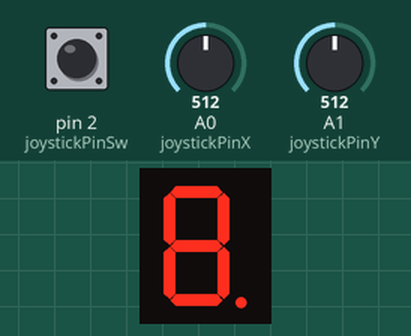
Recording of a sketch running on a simulated Arduino Uno, built with avr-gcc and run on an emulated ATmega328P. On the bench: 1-digit seven-segment display. Wiring (inferred from the names in the program): 1-digit 7-segment display, segments lit when LOW: segments pin 5, pin 6, pin 7, pin 8, pin 9, pin 10, pin 11, pin 4. The inputs (shaded band) are chosen by the test bench; at power-on: A0 (joystickPinX) = 512, A1 (joystickPinY) = 512, pin 2 (joystickPinSw) HIGH. The segment pins are drawn as the display they are named for.

Above: at 0.9 s.
1.3 s: A0 (joystickPinX) set to 290
At 1.5 s:
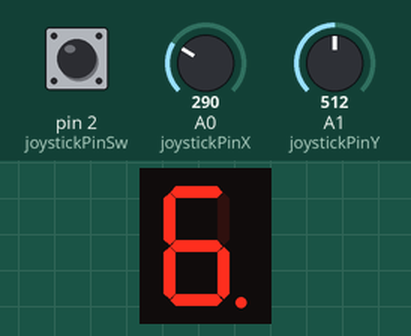
2.9 s: A1 (joystickPinY) set to 301
4.4 s: A1 (joystickPinY) set to 275
At 4.7 s:
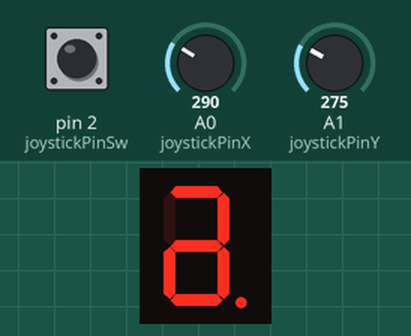
7.3 s: A1 (joystickPinY) set to 792
8.8 s: A1 (joystickPinY) set to 818
At 9.1 s:
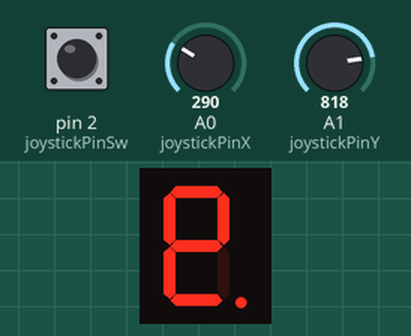
11.7 s: pin 2 (joystickPinSw) pulled LOW for 0.15 s
Timing chart, 0 to 14.3 s (numbered marks = the images above; inputs shaded):
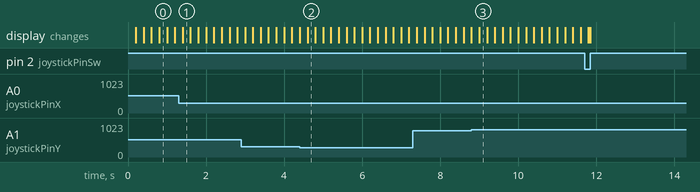

The sketch:

homework3.ino
```cpp
const int possibleMovements = 4;  // LEFT-RIGHT-UP-DOWN
const int baudRate = 9600;
const long blinkInterval = 200;
const int longPressThreshold = 2000;
const int maxJoystickValue = 1023;
int state = 1;
int currentPosition = 7;
int debounceJoystick = 15;
// declaring segments pins
const int pinA = 4;
const int pinB = 5;
const int pinC = 6;
const int pinD = 7;
const int pinE = 8;
const int pinF = 9;
const int pinG = 10;
const int pinDP = 11;
const int segSize = 8;
byte blinkingSegmentState = 0;
int segments[segSize] = {
  pinA, pinB, pinC, pinD, pinE, pinF, pinG, pinDP
};
byte segmentsValues[segSize] = { 0, 0, 0, 0, 0, 0, 0, 0 };  // a  b  c  d  e  f  g dp
const int nextSegmentBasedOnCurrentPosition[segSize][possibleMovements] = {
  // LEFT  RIGHT  UP  DOWN
  { 5, 1, 0, 6 },  // a
  { 5, 1, 0, 6 },  // b
  { 4, 7, 6, 3 },  // c
  { 4, 2, 6, 3 },  // d
  { 4, 2, 6, 3 },  // e
  { 5, 1, 0, 6 },  // f
  { 6, 6, 0, 3 },  // g
  { 2, 7, 7, 7 },  // dp
};

// declaring pins and values for joystick
const int joystickPinSw = 2;  // digital pin connected to switch output
const int joystickPinX = A0;  // A0 - analog pin connected to X output
const int joystickPinY = A1;  // A1 - analog pin connected to Y output
const int upperLimit = 800;
const int lowerLimit = 300;
int left = 0;
int right = 1;
int up = 2;
int down = 3;
byte previousSwReading = 1;
byte swState = LOW;
int xValueJoystick = 0;
int yValueJoystick = 0;
int lastXState = 0;
int lastYState = 0;
// declaring time values
const unsigned long debounceTime = 50;
unsigned long lastButtonInputChange = 0;
unsigned long lastBlinkStateChange = 0;
unsigned long upTime = 0;

void initializePinModes() {
  pinMode(joystickPinSw, INPUT_PULLUP);
  for (int i = 0; i < segSize; i++) {
    pinMode(segments[i], OUTPUT);
  }
}

void digitalWriteForCurrentPosition() {
  digitalWrite(segments[currentPosition], segmentsValues[currentPosition]);
}

void blinkSegment() {
  if (state != 1) {
    return;
  }
  upTime = millis();
  if (upTime - lastBlinkStateChange >= blinkInterval) {
    lastBlinkStateChange = upTime;
    blinkingSegmentState = !blinkingSegmentState;
    digitalWrite(segments[currentPosition], blinkingSegmentState);
  }
}

void reset() {
  for (int i = 0; i < segSize; i++) {
    segmentsValues[i] = 0;
    digitalWrite(segments[i], 0);
    currentPosition = 7;
  }
}

void valueLeftDefaultRange(int movement, boolean toggleSegment = false) {
  if (state != 1) {
    if (toggleSegment) {
      segmentsValues[currentPosition] = !segmentsValues[currentPosition];
    }
    digitalWriteForCurrentPosition();
    return;
  }
  digitalWriteForCurrentPosition();
  currentPosition = nextSegmentBasedOnCurrentPosition[currentPosition][movement];
}


void implementXMovement() {
  if (xValueJoystick > upperLimit) {
    if (lastXState != 1) {
      valueLeftDefaultRange(right, true);
    }
    lastXState = 1;
    return;
  }
  if (xValueJoystick < lowerLimit) {
    if (lastXState != -1) {
      valueLeftDefaultRange(left, true);
    }
    lastXState = -1;
    return;
  }
  lastXState = 0;
}

void implementYMovement() {
  if (yValueJoystick > upperLimit) {
    if (lastYState != 1) {
      valueLeftDefaultRange(down);
    }
    lastYState = 1;
    return;
  }
  if (yValueJoystick < lowerLimit) {
    if (lastYState != -1) {
      valueLeftDefaultRange(up);
    }
    lastYState = -1;
    return;
  }
  lastYState = 0;
}

void implementButtonPress() {
  if (previousSwReading != swState && swState == LOW) {
    lastButtonInputChange = millis();
  }

  if (lastButtonInputChange && previousSwReading != swState && swState == HIGH) {
    if (millis() - lastButtonInputChange < debounceTime) {
      return;
    }
    lastButtonInputChange = 0;
    handleShortButtonPress();
  }

  if (state == 1 && lastButtonInputChange && millis() - lastButtonInputChange > longPressThreshold) {
    lastButtonInputChange = 0;
    reset();
  }
  previousSwReading = swState;
}

void takeOnlyHigherJoystickInput() {
  if (state != 1) {
    implementXMovement();
    return;
  }
  int xDistanceToHitLimit = 0;
  int yDistanceToHitLimit = 0;
  if (xValueJoystick > upperLimit) {
    xDistanceToHitLimit = maxJoystickValue - xValueJoystick;
  } else {
    xDistanceToHitLimit = xValueJoystick;
  }
  if (yValueJoystick > upperLimit) {
    yDistanceToHitLimit = maxJoystickValue - yValueJoystick;
  } else {
    yDistanceToHitLimit = yValueJoystick;
  }
  if (xDistanceToHitLimit < yDistanceToHitLimit) {
    implementXMovement();
  } else {
    implementYMovement();
  }
  if (lowerLimit + debounceJoystick < yValueJoystick && yValueJoystick < upperLimit - debounceJoystick) {
    lastYState = 0;
  }
  if (lowerLimit + debounceJoystick < xValueJoystick && xValueJoystick < upperLimit - debounceJoystick) {
    lastXState = 0;
  }
}

void readJoystickInput() {
  swState = digitalRead(joystickPinSw);
  xValueJoystick = analogRead(joystickPinX);
  yValueJoystick = analogRead(joystickPinY);
  takeOnlyHigherJoystickInput();
  implementButtonPress();
}

void handleShortButtonPress() {
  if (state == 1) {
    state++;
    digitalWriteForCurrentPosition();
  } else
    state--;
}

void setup() {
  initializePinModes();
  Serial.begin(baudRate);
}

void loop() {
  readJoystickInput();
  blinkSegment();
}
```

Measured:
- the behaviour switches between 291 and 290 on A1 (joystickPinY) (found by bisection; images 1 and 2)
- the behaviour switches between 800 and 801 on A1 (joystickPinY) (found by bisection; images 2 and 3)
- after the input at 1.3 s, the display: changes after 0.10 s (image 1)
- after the input at 4.4 s, the display: first differs from a run without the input after 0.20 s (image 2)
- after the input at 8.8 s, the display: first differs from a run without the input after 0.20 s (image 3)
